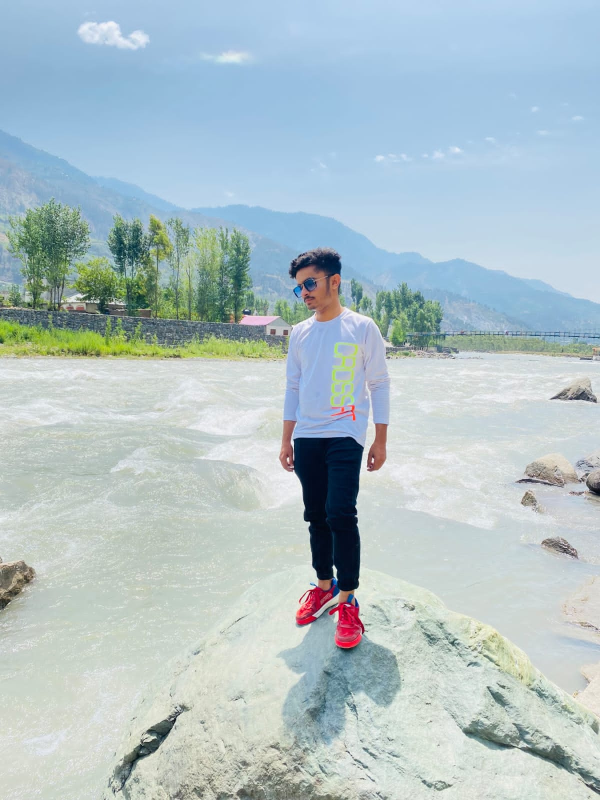
#> input picture 3_OpenCV/Resources/img.jpg, 1200 x 1600 px, found by its file name (shown at 1/2 size)
$ python 3_Gray_Conversion.py
#> lines starting #> are read from the running program, lines starting #| are printed output that depends on the picture

import cv2 as cv
from cv2 import cvtColor

img= cv.imread("Resources\img.jpg")
#> img is the input picture: shape (1600, 1200, 3); mean B, G, R 198.4, 193.7, 176.2
img= cv.resize(img, (300,300))
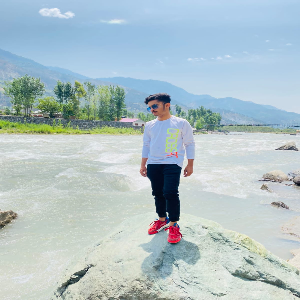
#> img: shape (300, 300, 3); mean B, G, R 198.4, 193.7, 176.2

# Conversion
gray_img= cv.cvtColor (img, cv.COLOR_BGR2GRAY)
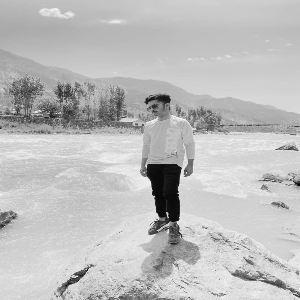
#> gray_img: shape (300, 300); min 7, max 247, mean 189

# Display image
cv.imshow("First image", img)
cv.imshow("Gray image", gray_img)

# Delay
cv.waitKey(0)
cv.destroyAllWindows()
